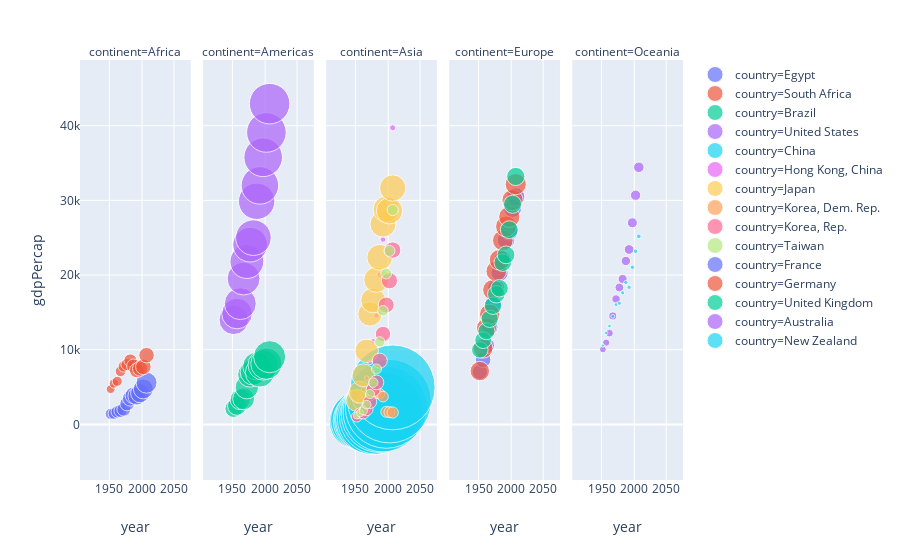

This figure's notebook cell:
### Code cell
# gapminder.query("country == 'China'")
px.scatter(gapminder[gapminder['country'].isin(['China', 'Hong Kong, China', 'Taiwan','Japan', 'Korea, Dem. Rep.','Korea, Rep.','France', 
                                                'Germany', 'United Kingdom', 'Egypt', 'South Africa','United States','Brazil','New Zealand','Australia'])],
           x='year', y='gdpPercap', color='country', size='pop', size_max=60, facet_col="continent",log_x=True)
# data(df), x-axis by first factor, y-axis by second factor, color by third factor, size by fourth factor, control the max size of fourth factor, columns by five factor, log the x-axis

### Figure 1 — Plotly figure (JSON) as saved in the notebook; plotly's stock layout.template omitted (floating-point values rounded to 4 significant figures)
{"data": [{"hovertemplate": "continent=Africa<br>country=Egypt<br>year=%{x}<br>gdpPercap=%{y}<br>pop=%{marker.size}<extra></extra>", "legendgroup": "country=Egypt", "marker": {"color": "#636efa", "size": [22223309, 25009741, 28173309, 31681188, 34807417, 38783863, 45681811, 52799062, 59402198, 66134291, 73312559, 80264543], "sizemode": "area", "sizeref": 366300.0, "symbol": "circle"}, "mode": "markers", "name": "country=Egypt", "showlegend": true, "type": "scatter", "uid": "eeaf021a-a942-428e-9cc2-5da956d33de2", "x": [1952, 1957, 1962, 1967, 1972, 1977, 1982, 1987, 1992, 1997, 2002, 2007], "xaxis": "x", "y": [1419.0, 1459.0, 1693.0, 1815.0, 2024.0, 2785.0, 3504.0, 3885.0, 3795.0, 4173.0, 4755.0, 5581.0], "yaxis": "y"}, {"hovertemplate": "continent=Africa<br>country=South Africa<br>year=%{x}<br>gdpPercap=%{y}<br>pop=%{marker.size}<extra></extra>", "legendgroup": "country=South Africa", "marker": {"color": "#EF553B", "size": [14264935, 16151549, 18356657, 20997321, 23935810, 27129932, 31140029, 35933379, 39964159, 42835005, 44433622, 43997828], "sizemode": "area", "sizeref": 366300.0, "symbol": "circle"}, "mode": "markers", "name": "country=South Africa", "showlegend": true, "type": "scatter", "uid": "d993d3bc-7610-4e27-ba3c-1eaf8165b931", "x": [1952, 1957, 1962, 1967, 1972, 1977, 1982, 1987, 1992, 1997, 2002, 2007], "xaxis": "x", "y": [4725.0, 5487.0, 5769.0, 7114.0, 7766.0, 8029.0, 8568.0, 7826.0, 7225.0, 7479.0, 7711.0, 9270.0], "yaxis": "y"}, {"hovertemplate": "continent=Americas<br>country=Brazil<br>year=%{x}<br>gdpPercap=%{y}<br>pop=%{marker.size}<extra></extra>", "legendgroup": "country=Brazil", "marker": {"color": "#00cc96", "size": [56602560, 65551171, 76039390, 88049823, 100840058, 114313951, 128962939, 142938076, 155975974, 168546719, 179914212, 190010647], "sizemode": "area", "sizeref": 366300.0, "symbol": "circle"}, "mode": "markers", "name": "country=Brazil", "showlegend": true, "type": "scatter", "uid": "5222f4e6-2c42-471c-8bd0-d01d0c28fe5e", "x": [1952, 1957, 1962, 1967, 1972, 1977, 1982, 1987, 1992, 1997, 2002, 2007], "xaxis": "x2", "y": [2109.0, 2487.0, 3337.0, 3430.0, 4986.0, 6660.0, 7031.0, 7807.0, 6950.0, 7958.0, 8131.0, 9066.0], "yaxis": "y"}, {"hovertemplate": "continent=Americas<br>country=United States<br>year=%{x}<br>gdpPercap=%{y}<br>pop=%{marker.size}<extra></extra>", "legendgroup": "country=United States", "marker": {"color": "#ab63fa", "size": [157553000, 171984000, 186538000, 198712000, 209896000, 220239000, 232187835, 242803533, 256894189, 272911760, 287675526, 301139947], "sizemode": "area", "sizeref": 366300.0, "symbol": "circle"}, "mode": "markers", "name": "country=United States", "showlegend": true, "type": "scatter", "uid": "556e13af-1334-4ea7-8e4d-ef417ccc0048", "x": [1952, 1957, 1962, 1967, 1972, 1977, 1982, 1987, 1992, 1997, 2002, 2007], "xaxis": "x2", "y": [13990.0, 14850.0, 16170.0, 19530.0, 21810.0, 24070.0, 25010.0, 29880.0, 32000.0, 35770.0, 39100.0, 42950.0], "yaxis": "y"}, {"hovertemplate": "continent=Asia<br>country=China<br>year=%{x}<br>gdpPercap=%{y}<br>pop=%{marker.size}<extra></extra>", "legendgroup": "country=China", "marker": {"color": "#19d3f3", "size": [556263527, 637408000, 665770000, 754550000, 862030000, 943455000, 1000281000, 1084035000, 1164970000, 1230075000, 1280400000, 1318683096], "sizemode": "area", "sizeref": 366300.0, "symbol": "circle"}, "mode": "markers", "name": "country=China", "showlegend": true, "type": "scatter", "uid": "f0705d0c-7a99-4bd3-862e-0cba3f98482b", "x": [1952, 1957, 1962, 1967, 1972, 1977, 1982, 1987, 1992, 1997, 2002, 2007], "xaxis": "x3", "y": [400.4, 576.0, 487.7, 612.7, 676.9, 741.2, 962.4, 1379.0, 1656.0, 2289.0, 3119.0, 4959.0], "yaxis": "y"}, {"hovertemplate": "continent=Asia<br>country=Hong Kong, China<br>year=%{x}<br>gdpPercap=%{y}<br>pop=%{marker.size}<extra></extra>", "legendgroup": "country=Hong Kong, China", "marker": {"color": "#e763fa", "size": [2125900, 2736300, 3305200, 3722800, 4115700, 4583700, 5264500, 5584510, 5829696, 6495918, 6762476, 6980412], "sizemode": "area", "sizeref": 366300.0, "symbol": "circle"}, "mode": "markers", "name": "country=Hong Kong, China", "showlegend": true, "type": "scatter", "uid": "6a305b6f-da17-40de-b0d9-e69e2bef332a", "x": [1952, 1957, 1962, 1967, 1972, 1977, 1982, 1987, 1992, 1997, 2002, 2007], "xaxis": "x3", "y": [3054.0, 3629.0, 4693.0, 6198.0, 8316.0, 11190.0, 14560.0, 20040.0, 24760.0, 28380.0, 30210.0, 39720.0], "yaxis": "y"}, {"hovertemplate": "continent=Asia<br>country=Japan<br>year=%{x}<br>gdpPercap=%{y}<br>pop=%{marker.size}<extra></extra>", "legendgroup": "country=Japan", "marker": {"color": "#fecb52", "size": [86459025, 91563009, 95831757, 100825279, 107188273, 113872473, 118454974, 122091325, 124329269, 125956499, 127065841, 127467972], "sizemode": "area", "sizeref": 366300.0, "symbol": "circle"}, "mode": "markers", "name": "country=Japan", "showlegend": true, "type": "scatter", "uid": "e376a34d-2d82-4ca8-9fda-9925fef2bd05", "x": [1952, 1957, 1962, 1967, 1972, 1977, 1982, 1987, 1992, 1997, 2002, 2007], "xaxis": "x3", "y": [3217.0, 4318.0, 6577.0, 9848.0, 14780.0, 16610.0, 19380.0, 22380.0, 26820.0, 28820.0, 28600.0, 31660.0], "yaxis": "y"}, {"hovertemplate": "continent=Asia<br>country=Korea, Dem. Rep.<br>year=%{x}<br>gdpPercap=%{y}<br>pop=%{marker.size}<extra></extra>", "legendgroup": "country=Korea, Dem. Rep.", "marker": {"color": "#ffa15a", "size": [8865488, 9411381, 10917494, 12617009, 14781241, 16325320, 17647518, 19067554, 20711375, 21585105, 22215365, 23301725], "sizemode": "area", "sizeref": 366300.0, "symbol": "circle"}, "mode": "markers", "name": "country=Korea, Dem. Rep.", "showlegend": true, "type": "scatter", "uid": "5090a706-aded-46c7-9f4c-fb19eb07c90a", "x": [1952, 1957, 1962, 1967, 1972, 1977, 1982, 1987, 1992, 1997, 2002, 2007], "xaxis": "x3", "y": [1088.0, 1571.0, 1622.0, 2144.0, 3702.0, 4106.0, 4107.0, 4106.0, 3726.0, 1691.0, 1647.0, 1593.0], "yaxis": "y"}, {"hovertemplate": "continent=Asia<br>country=Korea, Rep.<br>year=%{x}<br>gdpPercap=%{y}<br>pop=%{marker.size}<extra></extra>", "legendgroup": "country=Korea, Rep.", "marker": {"color": "#ff6692", "size": [20947571, 22611552, 26420307, 30131000, 33505000, 36436000, 39326000, 41622000, 43805450, 46173816, 47969150, 49044790], "sizemode": "area", "sizeref": 366300.0, "symbol": "circle"}, "mode": "markers", "name": "country=Korea, Rep.", "showlegend": true, "type": "scatter", "uid": "d057121b-ea08-48bf-ac46-a5a3b16f872b", "x": [1952, 1957, 1962, 1967, 1972, 1977, 1982, 1987, 1992, 1997, 2002, 2007], "xaxis": "x3", "y": [1031.0, 1488.0, 1536.0, 2029.0, 3031.0, 4657.0, 5623.0, 8533.0, 12100.0, 15990.0, 19230.0, 23350.0], "yaxis": "y"}, {"hovertemplate": "continent=Asia<br>country=Taiwan<br>year=%{x}<br>gdpPercap=%{y}<br>pop=%{marker.size}<extra></extra>", "legendgroup": "country=Taiwan", "marker": {"color": "#b6e880", "size": [8550362, 10164215, 11918938, 13648692, 15226039, 16785196, 18501390, 19757799, 20686918, 21628605, 22454239, 23174294], "sizemode": "area", "sizeref": 366300.0, "symbol": "circle"}, "mode": "markers", "name": "country=Taiwan", "showlegend": true, "type": "scatter", "uid": "7c328867-0795-41a8-8a97-db9c48197b82", "x": [1952, 1957, 1962, 1967, 1972, 1977, 1982, 1987, 1992, 1997, 2002, 2007], "xaxis": "x3", "y": [1207.0, 1508.0, 1823.0, 2644.0, 4063.0, 5597.0, 7426.0, 11050.0, 15220.0, 20210.0, 23240.0, 28720.0], "yaxis": "y"}, {"hovertemplate": "continent=Europe<br>country=France<br>year=%{x}<br>gdpPercap=%{y}<br>pop=%{marker.size}<extra></extra>", "legendgroup": "country=France", "marker": {"color": "#636efa", "size": [42459667, 44310863, 47124000, 49569000, 51732000, 53165019, 54433565, 55630100, 57374179, 58623428, 59925035, 61083916], "sizemode": "area", "sizeref": 366300.0, "symbol": "circle"}, "mode": "markers", "name": "country=France", "showlegend": true, "type": "scatter", "uid": "340435ed-d14c-4fab-90a1-75e72c704243", "x": [1952, 1957, 1962, 1967, 1972, 1977, 1982, 1987, 1992, 1997, 2002, 2007], "xaxis": "x4", "y": [7030.0, 8663.0, 10560.0, 13000.0, 16110.0, 18290.0, 20290.0, 22070.0, 24700.0, 25890.0, 28930.0, 30470.0], "yaxis": "y"}, {"hovertemplate": "continent=Europe<br>country=Germany<br>year=%{x}<br>gdpPercap=%{y}<br>pop=%{marker.size}<extra></extra>", "legendgroup": "country=Germany", "marker": {"color": "#EF553B", "size": [69145952, 71019069, 73739117, 76368453, 78717088, 78160773, 78335266, 77718298, 80597764, 82011073, 82350671, 82400996], "sizemode": "area", "sizeref": 366300.0, "symbol": "circle"}, "mode": "markers", "name": "country=Germany", "showlegend": true, "type": "scatter", "uid": "235fcf7a-6c70-4fd6-b2ba-b888463526b1", "x": [1952, 1957, 1962, 1967, 1972, 1977, 1982, 1987, 1992, 1997, 2002, 2007], "xaxis": "x4", "y": [7144.0, 10190.0, 12900.0, 14750.0, 18020.0, 20510.0, 22030.0, 24640.0, 26510.0, 27790.0, 30040.0, 32170.0], "yaxis": "y"}, {"hovertemplate": "continent=Europe<br>country=United Kingdom<br>year=%{x}<br>gdpPercap=%{y}<br>pop=%{marker.size}<extra></extra>", "legendgroup": "country=United Kingdom", "marker": {"color": "#00cc96", "size": [50430000, 51430000, 53292000, 54959000, 56079000, 56179000, 56339704, 56981620, 57866349, 58808266, 59912431, 60776238], "sizemode": "area", "sizeref": 366300.0, "symbol": "circle"}, "mode": "markers", "name": "country=United Kingdom", "showlegend": true, "type": "scatter", "uid": "14419972-90e1-4bdf-942a-0b6ac1ba5d4f", "x": [1952, 1957, 1962, 1967, 1972, 1977, 1982, 1987, 1992, 1997, 2002, 2007], "xaxis": "x4", "y": [9980.0, 11280.0, 12480.0, 14140.0, 15900.0, 17430.0, 18230.0, 21660.0, 22710.0, 26070.0, 29480.0, 33200.0], "yaxis": "y"}, {"hovertemplate": "continent=Oceania<br>country=Australia<br>year=%{x}<br>gdpPercap=%{y}<br>pop=%{marker.size}<extra></extra>", "legendgroup": "country=Australia", "marker": {"color": "#ab63fa", "size": [8691212, 9712569, 10794968, 11872264, 13177000, 14074100, 15184200, 16257249, 17481977, 18565243, 19546792, 20434176], "sizemode": "area", "sizeref": 366300.0, "symbol": "circle"}, "mode": "markers", "name": "country=Australia", "showlegend": true, "type": "scatter", "uid": "e698ad36-48b5-4a8c-92ac-89a9a3d7faeb", "x": [1952, 1957, 1962, 1967, 1972, 1977, 1982, 1987, 1992, 1997, 2002, 2007], "xaxis": "x5", "y": [10040.0, 10950.0, 12220.0, 14530.0, 16790.0, 18330.0, 19480.0, 21890.0, 23420.0, 27000.0, 30690.0, 34440.0], "yaxis": "y"}, {"hovertemplate": "continent=Oceania<br>country=New Zealand<br>year=%{x}<br>gdpPercap=%{y}<br>pop=%{marker.size}<extra></extra>", "legendgroup": "country=New Zealand", "marker": {"color": "#19d3f3", "size": [1994794, 2229407, 2488550, 2728150, 2929100, 3164900, 3210650, 3317166, 3437674, 3676187, 3908037, 4115771], "sizemode": "area", "sizeref": 366300.0, "symbol": "circle"}, "mode": "markers", "name": "country=New Zealand", "showlegend": true, "type": "scatter", "uid": "4c9309bd-2202-413a-8966-8b86c6050ac8", "x": [1952, 1957, 1962, 1967, 1972, 1977, 1982, 1987, 1992, 1997, 2002, 2007], "xaxis": "x5", "y": [10560.0, 12250.0, 13180.0, 14460.0, 16050.0, 16230.0, 17630.0, 19010.0, 18360.0, 21050.0, 23190.0, 25190.0], "yaxis": "y"}], "layout": {"annotations": [{"showarrow": false, "text": "continent=Africa", "textangle": 0, "x": 0.09184, "xanchor": "center", "xref": "paper", "y": 1.02, "yanchor": "middle", "yref": "paper"}, {"showarrow": false, "text": "continent=Americas", "textangle": 0, "x": 0.2959, "xanchor": "center", "xref": "paper", "y": 1.02, "yanchor": "middle", "yref": "paper"}, {"showarrow": false, "text": "continent=Asia", "textangle": 0, "x": 0.5, "xanchor": "center", "xref": "paper", "y": 1.02, "yanchor": "middle", "yref": "paper"}, {"showarrow": false, "text": "continent=Europe", "textangle": 0, "x": 0.7041, "xanchor": "center", "xref": "paper", "y": 1.02, "yanchor": "middle", "yref": "paper"}, {"showarrow": false, "text": "continent=Oceania", "textangle": 0, "x": 0.9082, "xanchor": "center", "xref": "paper", "y": 1.02, "yanchor": "middle", "yref": "paper"}], "autosize": true, "grid": {"xaxes": ["x", "x2", "x3", "x4", "x5"], "xgap": 0.1, "xside": "bottom", "yaxes": ["y"], "ygap": 0.1, "yside": "left"}, "legend": {"tracegroupgap": 0}, "margin": {"t": 60}, "xaxis": {"autorange": true, "range": [3.286, 3.309], "title": {"text": "year"}, "type": "log"}, "xaxis2": {"autorange": true, "matches": "x", "range": [3.286, 3.309], "title": {"text": "year"}, "type": "log"}, "xaxis3": {"autorange": true, "matches": "x", "range": [3.286, 3.309], "title": {"text": "year"}, "type": "log"}, "xaxis4": {"autorange": true, "matches": "x", "range": [3.286, 3.309], "title": {"text": "year"}, "type": "log"}, "xaxis5": {"autorange": true, "matches": "x", "range": [3.286, 3.309], "title": {"text": "year"}, "type": "log"}, "yaxis": {"autorange": true, "range": [-10130.0, 50410.0], "title": {"text": "gdpPercap"}, "type": "linear"}}}
